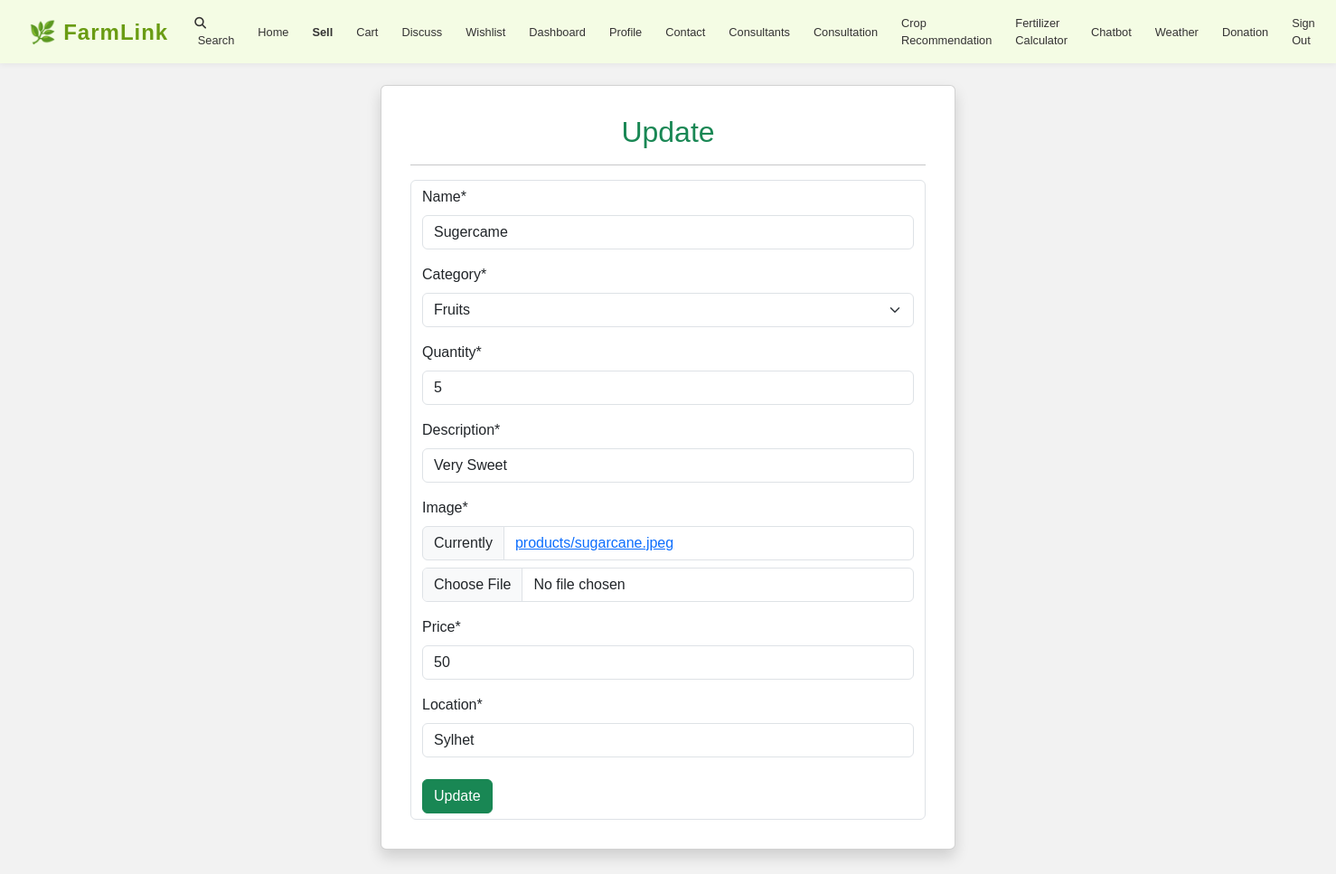
Page /update_product/45 (signed in) on the committed database.
### product/models.py (models this page shows, shortened)
class Product(models.Model):
    CATEGORIES = (
        ("Vegetables", "Vegetables"),
        ("Fruits", "Fruits"),
        ("Meat, Poultry & Dairy", "Meat, Poultry & Dairy"),
        ("Farm Feeds", "Farm Feeds")
    )
    owner = models.ForeignKey(User, on_delete=models.CASCADE)
    name = models.CharField(max_length=30)
    category = models.CharField(max_length=25, default="Vegetables", choices=CATEGORIES)
    quantity = models.IntegerField(default=5)
    description = models.CharField(max_length=200)
    image = models.ImageField(upload_to="products")
    price = models.IntegerField()
    location = models.CharField(max_length=50)
    unit_price = models.DecimalField(max_digits=10, decimal_places=2, blank=True, null=True)

### product/views.py (the view)
# urls.py: path('update_product/<int:id>', views.update_product, name='update_product'),
@login_required
def update_product(request, id):
    product = get_object_or_404(Product, id=id, owner=request.user)
    if request.method == "POST":
        form = UpdateProductForm(request.POST, request.FILES, instance=product)
        if form.is_valid():
            form.save()
            messages.success(request, "product updated successfully!", extra_tags="success")
            return redirect("product:product_details", id=product.id)
    else:
        form = UpdateProductForm(instance=product)
    context = {
        "form": form
    }
    return render(request, "product/update_product.html", context)

### product/forms.py
class UpdateProductForm(forms.ModelForm):
    class Meta:
        model = Product
        fields = ['name', 'category','quantity', 'description','image', 'price', 'location']

### product/templates/product/update_product.html (shortened to what this page needs)
{% extends 'Account/base.html' %}
{% load crispy_forms_tags %}
{% block content %}
<div class="container mt-4">
    <div class="row justify-content-center">
        <div class="col-md-6">
            <div class="card shadow p-3 mb-5 bg-white rounded">
                <div class="card-body">
                    <h2 class="card-title text-center text-success">Update</h2>
                    <hr>
                    <form action="" method="POST" class="form-control">
                        {{ form|crispy }}
                        <button class="btn btn-success mt-2 btn-block" type="submit">Update</button>
                    </form>
                </div>
            </div>
        </div>
    </div>
</div>
{% endblock content %}

### Account/templates/Account/base.html (style rules this page uses)
body, p, h1, h2, h3, h4, h5, h6, span, div, a, li, ul, ol, button, input, select, textarea { font-family: 'Montserrat', sans-serif; }
body { background-color: #f2f2f2; background-repeat: no-repeat; background-size: cover; }

### rows in the picture
Product: name "Sugercame", category "Fruits", quantity "5", description "Very Sweet", price "50", location "Sylhet"
